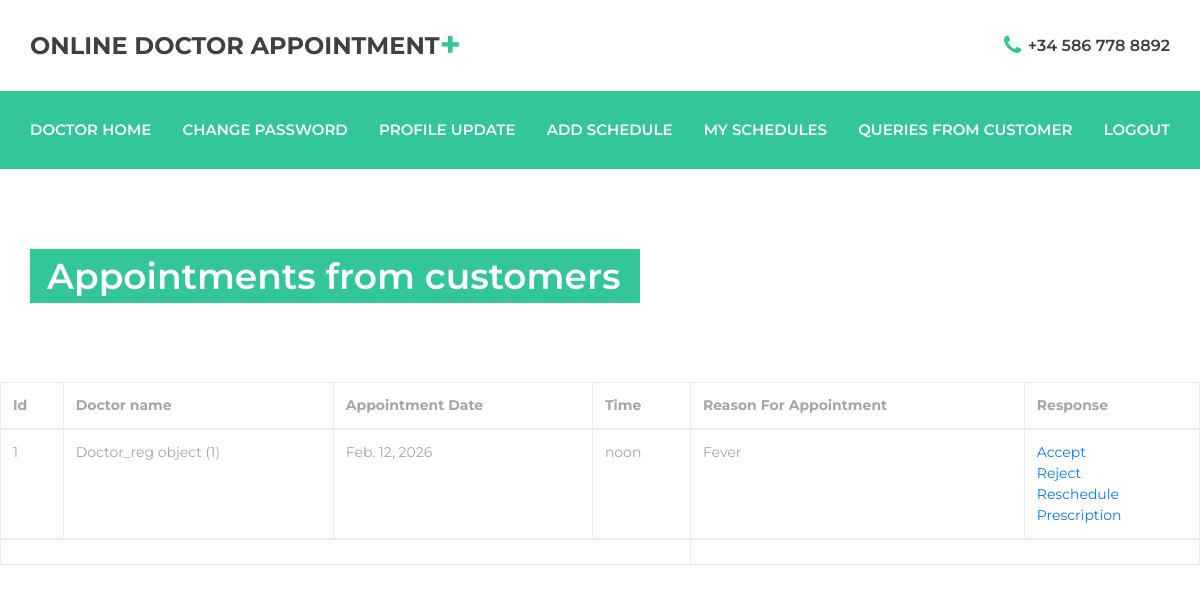
Page /booking_requests_from_customer (signed in) on the committed database.
### customerapp/models.py (models this page shows)
class Book_appointment(models.Model):
    customer_name = models.ForeignKey(Customer_reg, on_delete=models.CASCADE)
    doctor_name = models.ForeignKey(Doctor_reg, on_delete=models.CASCADE)
    appointment_date = models.DateField()
    appointment_time = models.TimeField()
    reason_for_appointment = models.TextField(max_length=200)
    prescription = models.TextField(max_length=200)
    file = models.FileField(upload_to='files/')
    status=models.CharField(max_length=50,default="waiting")

### doctorapp/models.py (models this page shows)
class Doctor_reg(models.Model):
    fullname = models.CharField(max_length=50)
    email = models.EmailField(max_length=254)
    password = models.CharField(max_length=50)
    mobile = models.BigIntegerField()
    qualification = models.CharField(max_length=50)
    specialization = models.CharField(max_length=50)
    appointment_fee = models.IntegerField()
    experience = models.CharField(max_length=50)
    about_me = models.TextField()
    city = models.CharField(max_length=50)

### doctorapp/views.py (the view)
# urls.py: path('booking_requests_from_customer', doctor_views.booking_requests_from_customer,
def booking_requests_from_customer(request):
    email = request.session["email"]
    doctor_details = Doctor_reg.objects.get(email=email)
    requests = Book_appointment.objects.filter(doctor_name=doctor_details.id)
    if requests.exists():
        return render(request, "booking_requests_from_customer.html", {"requests": requests})
    else:
        return render(request, "booking_requests_from_customer.html",
                      {"msg": "Sorry!,no requests are found from customer"})

### doctorapp/templates/booking_requests_from_customer.html (shortened to what this page needs)
<!DOCTYPE html>
{% load static %}
<html lang="en">
<head>
<link rel="stylesheet" type="text/css" href="{% static 'styles/bootstrap4/bootstrap.min.css' %}">
<link href="{% static 'plugins/font-awesome-4.7.0/css/font-awesome.min.css' %}" rel="stylesheet" type="text/css">
<link rel="stylesheet" type="text/css" href="{% static 'styles/contact.css' %}">
<link rel="stylesheet" type="text/css" href="{% static 'styles/contact_responsive.css' %}">
</head>
<body>
<div class="super_container">
	<div class="home">
		<div class="parallax_background parallax-window" data-image-src="{% static 'images/contact.jpg' %}" data-speed="0.8"></div>
		<header class="header" id="header">
			<div>
				<div class="header_top">
					<div class="container">
						<div class="row">
							<div class="col">
								<div class="header_top_content d-flex flex-row align-items-center justify-content-start">
									<div class="logo">
										<a href="#">Online Doctor Appointment<span>+</span></a>
									</div>
										<div class="header_top_phone">
											<i class="fa fa-phone" aria-hidden="true"></i>
											<span>+34 586 778 8892</span>
										</div>
									</div>
								</div>
							</div>
						</div>
					</div>
				</div>
				<div class="header_nav" id="header_nav_pin">
					<div class="header_nav_inner">
						<div class="header_nav_container">
							<div class="container">
								<div class="row">
									<div class="col">
										<div class="header_nav_content d-flex flex-row align-items-center justify-content-start">
											<nav class="main_nav">
												<ul class="d-flex flex-row align-items-center justify-content-start">
													<li><a href="{% url 'doctor_home' %}">Doctor Home</a></li>
													<li><a href="{% url 'doctor_change_pwd' %}">Change Password</a></li>
													<li><a href="{% url 'doctor_edit' %}">Profile Update</a></li>
													<li><a href="{% url 'dr_add_schedule' %}">Add Schedule</a></li>
													<li><a href="{% url 'doctor_schedules' %}">My Schedules</a></li>
													<li><a href="{% url 'dr_queries_from_customer' %}">Queries from Customer</a></li>
													<li><a href="{% url 'doctor_logout' %}">Logout</a></li>
												</ul>
											</nav>
										</div>
									</div>
								</div>
							</div>
						</div>
					</div>
				</div>
			</div>
		<div class="home_container">
			<div class="container">
				<div class="row">
					<div class="col">
						<div class="home_content">
							<div class="home_title">Appointments from customers</div>
						</div>
					</div>
				</div>
			</div>
		</div>
	</div>
<table class="table table-bordered">
  <thead>
    <tr>
        <th scope="col">Id</th>
		<th scope="col">Doctor name</th>
		<th scope="col">Appointment Date</th>
        <th scope="col">Time</th>
		<th scope="col">Reason For Appointment</th>
		<th scope="col">Response</th>
		</tr>
  </thead>
  <tbody>
    {% for query in requests %}
    <tr>
		<td>{{query.id}}</td>
		<td>{{query.doctor_name}}</td>
		<td>{{query.appointment_date}}</td>
		<td>{{query.appointment_time}}</td>
        <td>{{query.reason_for_appointment}}</td>
		<td><a href="accept_request/{{query.id}}">Accept</a><br>
		    <a href="reject_request/{{query.id}}">Reject</a><br>
		    <a href="reschedule_patient_request/{{query.id}}">Reschedule</a><br>
			<a href="prescription_to_customer/{{query.id}}">Prescription</a>
		</td>
	</tr>
  {% endfor %}
  </tbody>
	<td colspan="4">{{msg}}</td>
</table>
</body>
</html>

### customerapp/static/styles/contact.css (style rules this page uses)
* { margin: 0; padding: 0; -webkit-font-smoothing: antialiased; -webkit-text-shadow: rgba(0,0,0,.01) 0 0 1px; text-shadow: rgba(0,0,0,.01) 0 0 1px; }
body { font-family: 'Montserrat', sans-serif; font-size: 14px; font-weight: 400; background: #FFFFFF; color: #a5a5a5; }
div { display: block; position: relative; -webkit-box-sizing: border-box; -moz-box-sizing: border-box; box-sizing: border-box; }
ul { list-style: none; margin-bottom: 0px; }
a, a:hover, a:visited, a:active, a:link { text-decoration: none; -webkit-font-smoothing: antialiased; -webkit-text-shadow: rgba(0,0,0,.01) 0 0 1px; text-shadow: rgba(0,0,0,.01) 0 0 1px; }
.super_container { width: 100%; overflow: hidden; }
.parallax-window { min-height: 400px; background: transparent; }
.parallax_background { position: absolute; top: 0; left: 0; width: 100%; height: 100%; }
.header { position: absolute; top: 0; left: 0; width: 100%; background: #FFFFFF; z-index: 100; }
.header_top { width: 100%; z-index: 2; }
.header_top_content { height: 91px; -webkit-transition: all 200ms ease; -moz-transition: all 200ms ease; -ms-transition: all 200ms ease; -o-transition: all 200ms ease; transition: all 200ms ease; }
.logo a { line-height: 0.75; color: #404040; font-size: 24px; font-weight: 700; text-transform: uppercase; }
.logo a span { position: relative; font-size: 36px; color: #32c69a; line-height: 0.75; vertical-align: text-top; }
.header_top_phone { margin-left: 44px; }
.header_top_phone i { font-size: 22px; color: #32c69a; vertical-align: middle; transform: translateY(-1px); }
.header_top_phone span { font-size: 16px; font-weight: 600; color: #404040; margin-left: 3px; vertical-align: middle; }
.header_nav { z-index: 2; }
.header_nav_inner { width: 100%; }
.header_nav_container { z-index: 1; background: #32c69a; }
.header_nav_content { height: 78px; }
.main_nav { height: 100%; }
.main_nav ul { height: 100%; }
.main_nav ul li { position: relative; }
.main_nav ul li:not(:last-child) { margin-right: 70px; }
.main_nav ul li a { display: block; position: relative; height: 100%; font-size: 13px; font-weight: 600; color: #FFFFFF; z-index: 1; text-transform: uppercase; -webkit-transition: all 200ms ease; -moz-transition: all 200ms ease; -ms-transition: all 200ms ease; -o-transition: all 200ms ease; transition: all 200ms ease; }
@media (min-width: 991px) { .main_nav { width: 100%; } }
@media (min-width: 991px) { .main_nav ul { height: 100%; gap: 30px; justify-content: space-between !important; width: 100%; } }
@media (min-width: 991px) { .main_nav ul li:not(:last-child) { margin-right: 0; } }
@media (min-width: 991px) { .main_nav ul li a { font-size: 15px; } }
.home { width: 100%; height: 382px; }
.home_container { position: absolute; bottom: 79px; left: 0; width: 100%; }
.home_title { display: inline-block; height: 54px; font-size: 36px; font-weight: 600; line-height: 54px; text-align: center; color: #FFFFFF; background: #32c69a; padding-left: 17px; padding-right: 19px; }

### rows in the picture
Book_appointment: id "1", doctor_name "Doctor_reg object (1)", appointment_date "Feb. 12, 2026", appointment_time "noon", reason_for_appointment "Fever"
